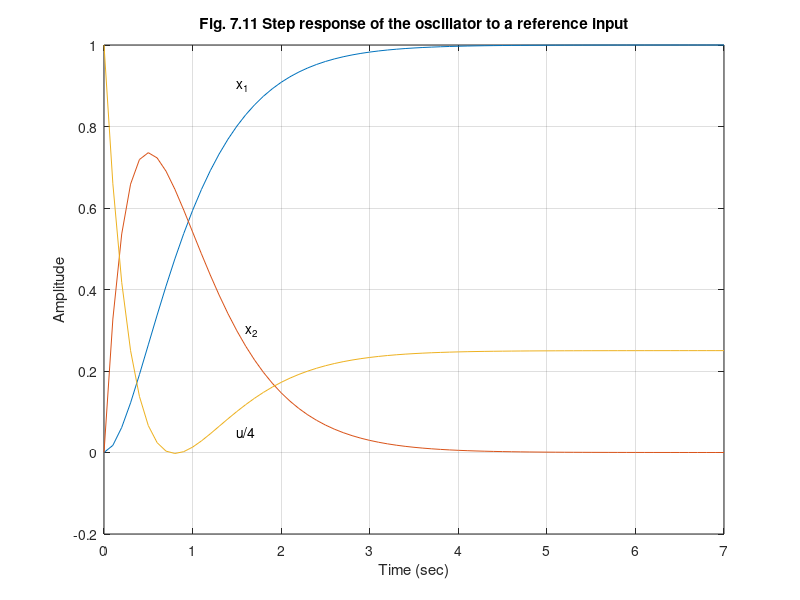

The MATLAB script that drew this image:
%  Figure 7.11      Feedback Control of Dynamic Systems, 4e
%                        Franklin, Powell, Emami
%
%
%fig7_11.m                                           
%
clf;
f=[0 1;-1 0];
g=[0;1];
h=[1 0];
K=[3 4];
fc=f-g*K;
gc=[4*g [1;0]];
hc=[h;[0 1]; -K/4];
jc=[0 0;0 0; 1 0];
t=0:.1:7;
sys=ss(fc,gc,hc,jc);
[y,t]=step(sys,t);
plot(t,y(:,:,1));
grid;
xlabel('Time (sec)');
ylabel('Amplitude');
text(1.5,.9,'x_1');
text(1.6,.3,'x_2');
text(1.5,.05,'u/4');
title('Fig. 7.11 Step response of the oscillator to a reference input');
